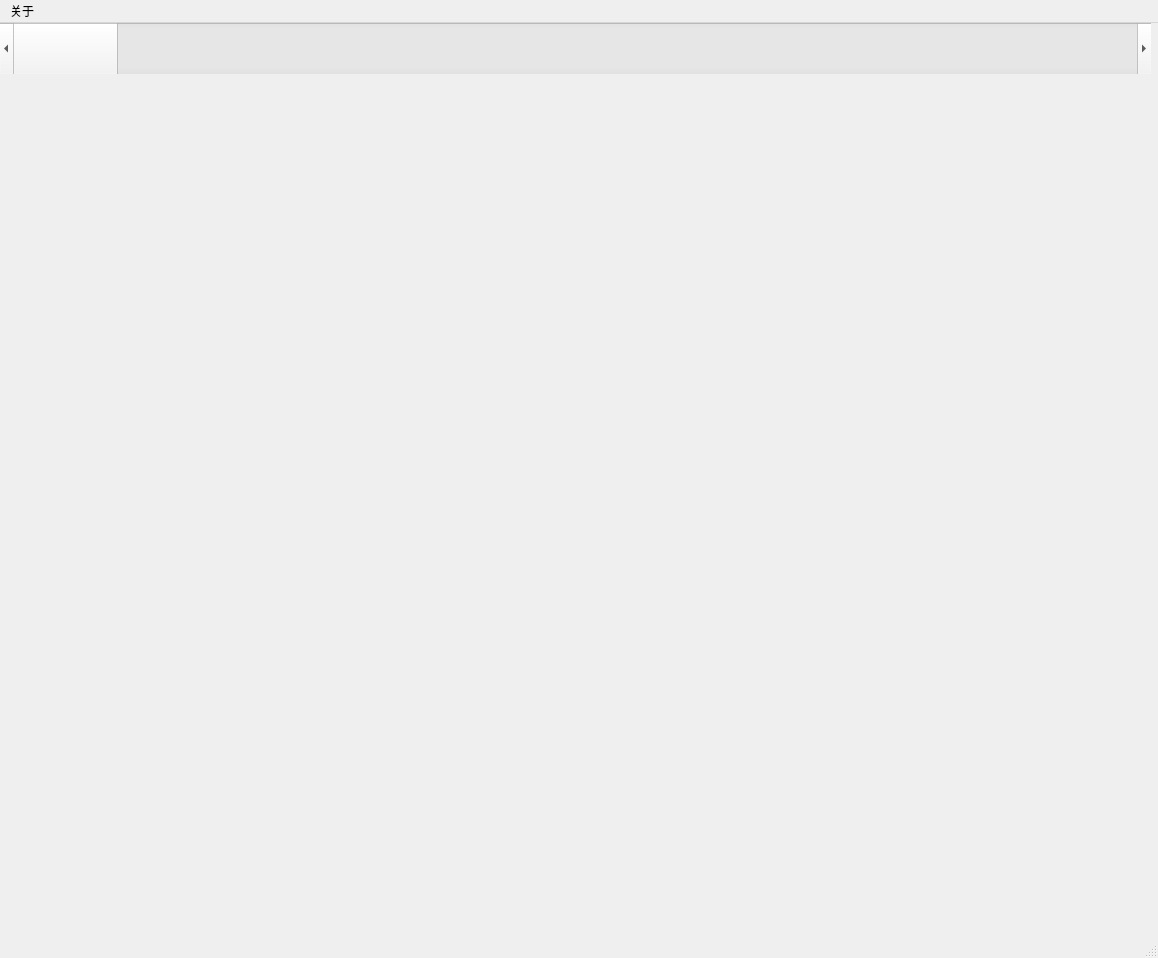
<?xml version="1.0" encoding="UTF-8"?>
<ui version="4.0">
 <class>MainWindow</class>
 <widget class="QMainWindow" name="MainWindow">
  <property name="geometry">
   <rect>
    <x>0</x>
    <y>0</y>
    <width>1158</width>
    <height>958</height>
   </rect>
  </property>
  <property name="windowTitle">
   <string>swLover</string>
  </property>
 <widget class="QWidget" name="centralwidget">

   <widget class="QScrollBar" name="pageBar">
    <property name="geometry">
     <rect>
      <x>0</x>
      <y>0</y>
      <width>1151</width>
      <height>51</height>
     </rect>
    </property>
    <property name="cursor">
     <cursorShape>ArrowCursor</cursorShape>
    </property>
    <property name="toolTip">
     <string>拖动切换图集</string>
    </property>
    <property name="statusTip">
     <string/>
    </property>
    <property name="orientation">
     <enum>Qt::Horizontal</enum>
    </property>
   </widget>
  </widget>
  <widget class="QMenuBar" name="menubar">
   <property name="geometry">
    <rect>
     <x>0</x>
     <y>0</y>
     <width>1158</width>
     <height>31</height>
    </rect>
   </property>
   <widget class="QMenu" name="menu">
    <property name="title">
     <string>关于</string>
    </property>
    <addaction name="about"/>
   </widget>
   <addaction name="menu"/>
  </widget>
  <widget class="QStatusBar" name="statusbar"/>
  <action name="about">
   <property name="text">
    <string>关于</string>
   </property>
  </action>
 </widget>
 <resources/>
 <connections/>
</ui>
